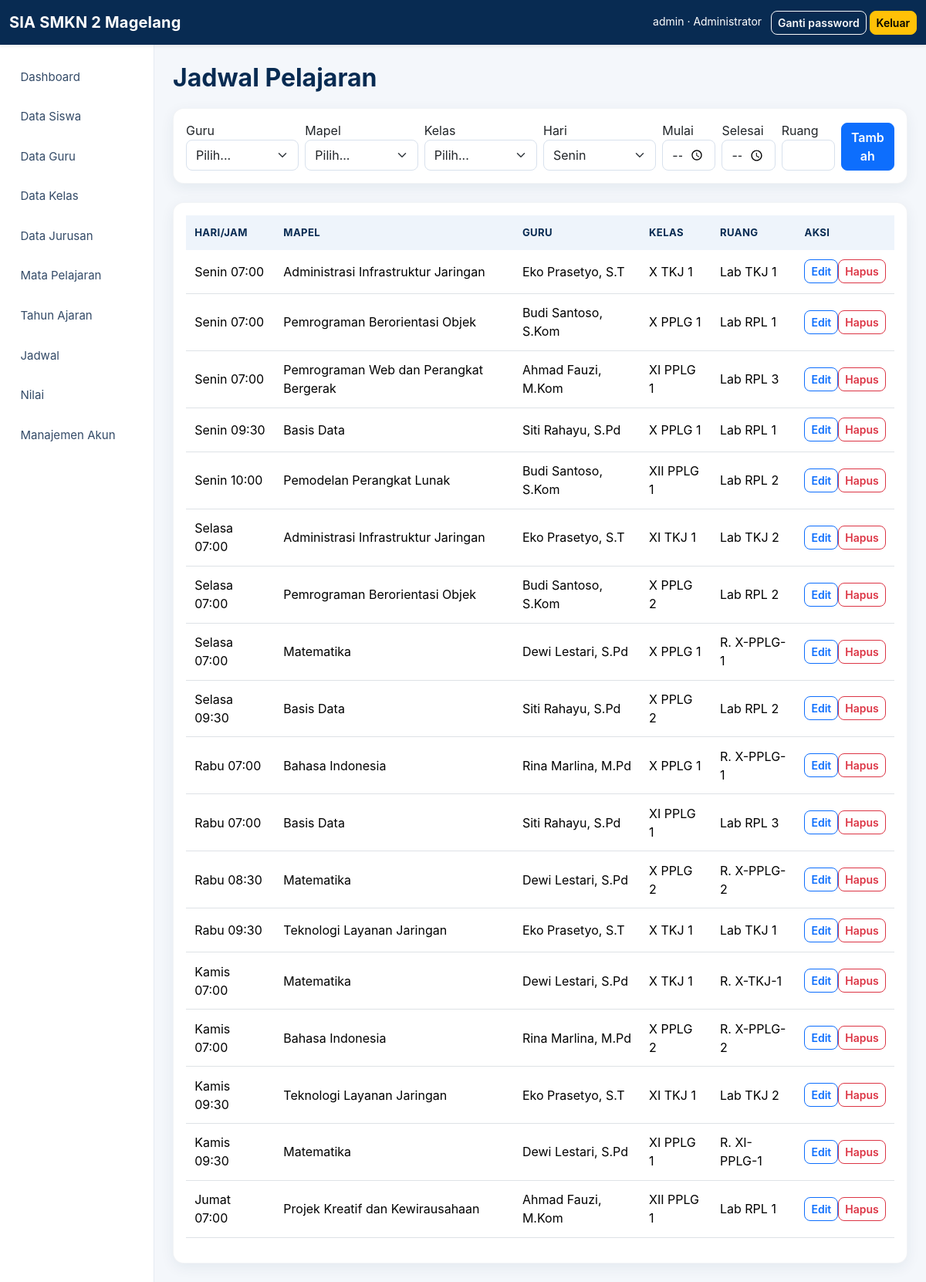
/admin/jadwal.php (signed in), run on the app's committed database.
### tables this page shows
CREATE TABLE `jadwal` (
  `id_jadwal` INT NOT NULL AUTO_INCREMENT,
  `id_guru` INT NOT NULL,
  `id_mapel` INT NOT NULL,
  `id_kelas` INT NOT NULL,
  `hari` ENUM('Senin','Selasa','Rabu','Kamis','Jumat') NOT NULL,
  `jam_mulai` TIME NOT NULL,
  `jam_selesai` TIME NOT NULL,
  `ruang` VARCHAR(20) DEFAULT NULL,
  PRIMARY KEY (`id_jadwal`),
  KEY `fk_jadwal_guru` (`id_guru`),
  KEY `fk_jadwal_mapel` (`id_mapel`),
  KEY `fk_jadwal_kelas` (`id_kelas`),
  CONSTRAINT `fk_jadwal_guru` FOREIGN KEY (`id_guru`) REFERENCES `guru` (`id_guru`) ON UPDATE CASCADE ON DELETE CASCADE,
  CONSTRAINT `fk_jadwal_mapel` FOREIGN KEY (`id_mapel`) REFERENCES `mata_pelajaran` (`id_mapel`) ON UPDATE CASCADE ON DELETE CASCADE,
  CONSTRAINT `fk_jadwal_kelas` FOREIGN KEY (`id_kelas`) REFERENCES `kelas` (`id_kelas`) ON UPDATE CASCADE ON DELETE CASCADE
);

CREATE TABLE `mata_pelajaran` (
  `id_mapel` INT NOT NULL AUTO_INCREMENT,
  `kode_mapel` VARCHAR(10) NOT NULL,
  `nama_mapel` VARCHAR(100) NOT NULL,
  `kelompok` ENUM('Muatan Nasional','Muatan Kewilayahan','Produktif') NOT NULL DEFAULT 'Produktif',
  `kkm` DECIMAL(5,2) NOT NULL DEFAULT 75.00,
  PRIMARY KEY (`id_mapel`),
  UNIQUE KEY `uq_kode_mapel` (`kode_mapel`)
);

CREATE TABLE `guru` (
  `id_guru` INT NOT NULL AUTO_INCREMENT,
  `nip` VARCHAR(20) NOT NULL,
  `nama_guru` VARCHAR(100) NOT NULL,
  `email` VARCHAR(100) DEFAULT NULL,
  `no_hp` VARCHAR(20) DEFAULT NULL,
  PRIMARY KEY (`id_guru`),
  UNIQUE KEY `uq_guru_nip` (`nip`)
);

CREATE TABLE `kelas` (
  `id_kelas` INT NOT NULL AUTO_INCREMENT,
  `nama_kelas` VARCHAR(20) NOT NULL,
  `tingkat` VARCHAR(5) NOT NULL,
  `id_jurusan` INT NOT NULL,
  PRIMARY KEY (`id_kelas`),
  KEY `fk_kelas_jurusan` (`id_jurusan`),
  CONSTRAINT `fk_kelas_jurusan` FOREIGN KEY (`id_jurusan`) REFERENCES `jurusan` (`id_jurusan`) ON UPDATE CASCADE ON DELETE RESTRICT
);

### config/config.php (called while the page is built, shortened)
<?php
function e(mixed $value): string { return htmlspecialchars((string)$value, ENT_QUOTES, 'UTF-8'); }

### admin/jadwal.php (the view, shortened to what this page needs)
<?php
require_once '../config/auth.php';require_role('admin');$pdo=db();$error='';$edit=null;
if(isset($_GET['edit'])){$q=$pdo->prepare('SELECT * FROM jadwal WHERE id_jadwal=?');$q->execute([(int)$_GET['edit']]);$edit=$q->fetch();}$teachers=$pdo->query('SELECT id_guru,nama_guru FROM guru ORDER BY nama_guru')->fetchAll();$maps=$pdo->query('SELECT id_mapel,nama_mapel FROM mata_pelajaran ORDER BY nama_mapel')->fetchAll();$classes=$pdo->query('SELECT id_kelas,nama_kelas FROM kelas ORDER BY nama_kelas')->fetchAll();$rows=$pdo->query('SELECT j.*,g.nama_guru,mp.nama_mapel,k.nama_kelas FROM jadwal j JOIN guru g ON g.id_guru=j.id_guru JOIN mata_pelajaran mp ON mp.id_mapel=j.id_mapel JOIN kelas k ON k.id_kelas=j.id_kelas ORDER BY FIELD(j.hari,"Senin","Selasa","Rabu","Kamis","Jumat"),j.jam_mulai')->fetchAll();$page_title='Jadwal Pelajaran';require '../includes/header.php';require '../includes/sidebar.php';require '../includes/flash.php';
?><h2>Jadwal Pelajaran</h2><?php if($error):?><div class="alert alert-danger"><?=e($error)?></div><?php endif;?><div class="card p-3 mb-4"><form method="post" class="row g-2 align-items-end"><?=csrf_field()?><input type="hidden" name="id_jadwal" value="<?=e($edit['id_jadwal']??'')?>"><div class="col-md-2"><label>Guru</label><select class="form-select" name="id_guru" required><option value="">Pilih...</option><?php foreach($teachers as $x):?><option value="<?=$x['id_guru']?>" <?=($edit['id_guru']??'')==$x['id_guru']?'selected':''?>><?=e($x['nama_guru'])?></option><?php endforeach;?></select></div><div class="col-md-2"><label>Mapel</label><select class="form-select" name="id_mapel" required><option value="">Pilih...</option><?php foreach($maps as $x):?><option value="<?=$x['id_mapel']?>" <?=($edit['id_mapel']??'')==$x['id_mapel']?'selected':''?>><?=e($x['nama_mapel'])?></option><?php endforeach;?></select></div><div class="col-md-2"><label>Kelas</label><select class="form-select" name="id_kelas" required><option value="">Pilih...</option><?php foreach($classes as $x):?><option value="<?=$x['id_kelas']?>" <?=($edit['id_kelas']??'')==$x['id_kelas']?'selected':''?>><?=e($x['nama_kelas'])?></option><?php endforeach;?></select></div><div class="col-md-2"><label>Hari</label><select class="form-select" name="hari"><?php foreach(['Senin','Selasa','Rabu','Kamis','Jumat'] as $day):?><option <?=($edit['hari']??'Senin')===$day?'selected':''?>><?=$day?></option><?php endforeach;?></select></div><div class="col-md-1"><label>Mulai</label><input class="form-control" type="time" name="jam_mulai" value="<?=e($edit['jam_mulai']??'')?>" required></div><div class="col-md-1"><label>Selesai</label><input class="form-control" type="time" name="jam_selesai" value="<?=e($edit['jam_selesai']??'')?>" required></div><div class="col-md-1"><label>Ruang</label><input class="form-control" name="ruang" value="<?=e($edit['ruang']??'')?>"></div><div class="col-md-1"><button class="btn btn-primary w-100"><?= $edit?'Ubah':'Tambah'?></button></div></form></div><div class="card p-3"><div class="table-responsive"><table class="table"><thead><tr><th>Hari/Jam</th><th>Mapel</th><th>Guru</th><th>Kelas</th><th>Ruang</th><th>Aksi</th></tr></thead><tbody><?php foreach($rows as $r):?><tr><td><?=e($r['hari'].' '.substr($r['jam_mulai'],0,5))?></td><td><?=e($r['nama_mapel'])?></td><td><?=e($r['nama_guru'])?></td><td><?=e($r['nama_kelas'])?></td><td><?=e($r['ruang']??'-')?></td><td class="text-nowrap"><a class="btn btn-sm btn-outline-primary" href="?edit=<?=$r['id_jadwal']?>">Edit</a><form method="post" class="d-inline" onsubmit="return confirm('Hapus jadwal ini?')"><?=csrf_field()?><input type="hidden" name="action" value="delete"><input type="hidden" name="id_jadwal" value="<?=$r['id_jadwal']?>"><button class="btn btn-sm btn-outline-danger">Hapus</button></form></td></tr><?php endforeach;?></tbody></table></div></div><?php require '../includes/footer.php';

### assets/css/app.css (style rules this page uses)
:root { --school-navy:#082b52;--school-blue:#0d6efd;--school-light:#f4f7fb;--school-muted:#718096;--school-border:#e5ebf3 }
* { box-sizing:border-box }
body { background:var(--school-light);color:#24344d;font-family:Inter,system-ui,-apple-system,"Segoe UI",sans-serif }
h1,h2,h3,h4,h5 { color:var(--school-navy);font-weight:700 }
h2 { margin-bottom:1.25rem }
.card { border:1px solid rgba(8,43,82,.05);border-radius:14px;box-shadow:0 5px 18px rgba(18,52,90,.07) }
.table { vertical-align:middle }
.table thead th { background:#eef4fb;border-bottom:0;color:var(--school-navy);font-size:.82rem;text-transform:uppercase;letter-spacing:.03em;white-space:nowrap }
.table>:not(caption)>*>* { padding:.78rem .7rem }
.form-control,.form-select { border-color:#d8e1ed;border-radius:8px;min-height:40px }
.btn { border-radius:8px;font-weight:600 }
.btn-primary { background:var(--school-blue) }

### data on the page
jadwal: hari+jam_mulai "Senin 07:00", id_mapel.nama_mapel "Administrasi Infrastruktur Jaringan", id_guru.nama_guru "Eko Prasetyo, S.T", id_kelas.nama_kelas "X TKJ 1", ruang "Lab TKJ 1"
jadwal: hari+jam_mulai "Senin 07:00", id_mapel.nama_mapel "Pemrograman Berorientasi Objek", id_guru.nama_guru "Budi Santoso, S.Kom", id_kelas.nama_kelas "X PPLG 1", ruang "Lab RPL 1"
jadwal: hari+jam_mulai "Senin 07:00", id_mapel.nama_mapel "Pemrograman Web dan Perangkat Bergerak", id_guru.nama_guru "Ahmad Fauzi, M.Kom", id_kelas.nama_kelas "XI PPLG 1", ruang "Lab RPL 3"
jadwal: hari+jam_mulai "Senin 09:30", id_mapel.nama_mapel "Basis Data", id_guru.nama_guru "Siti Rahayu, S.Pd", id_kelas.nama_kelas "X PPLG 1", ruang "Lab RPL 1"
jadwal: hari+jam_mulai "Senin 10:00", id_mapel.nama_mapel "Pemodelan Perangkat Lunak", id_guru.nama_guru "Budi Santoso, S.Kom", id_kelas.nama_kelas "XII PPLG 1", ruang "Lab RPL 2"
jadwal: hari+jam_mulai "Selasa 07:00", id_mapel.nama_mapel "Administrasi Infrastruktur Jaringan", id_guru.nama_guru "Eko Prasetyo, S.T", id_kelas.nama_kelas "XI TKJ 1", ruang "Lab TKJ 2"
jadwal: hari+jam_mulai "Selasa 07:00", id_mapel.nama_mapel "Pemrograman Berorientasi Objek", id_guru.nama_guru "Budi Santoso, S.Kom", id_kelas.nama_kelas "X PPLG 2", ruang "Lab RPL 2"
jadwal: hari+jam_mulai "Selasa 07:00", id_mapel.nama_mapel "Matematika", id_guru.nama_guru "Dewi Lestari, S.Pd", id_kelas.nama_kelas "X PPLG 1", ruang "R. X-PPLG-1"
jadwal: hari+jam_mulai "Selasa 09:30", id_mapel.nama_mapel "Basis Data", id_guru.nama_guru "Siti Rahayu, S.Pd", id_kelas.nama_kelas "X PPLG 2", ruang "Lab RPL 2"
jadwal: hari+jam_mulai "Rabu 07:00", id_mapel.nama_mapel "Bahasa Indonesia", id_guru.nama_guru "Rina Marlina, M.Pd", id_kelas.nama_kelas "X PPLG 1", ruang "R. X-PPLG-1"
jadwal: hari+jam_mulai "Rabu 07:00", id_mapel.nama_mapel "Basis Data", id_guru.nama_guru "Siti Rahayu, S.Pd", id_kelas.nama_kelas "XI PPLG 1", ruang "Lab RPL 3"
jadwal: hari+jam_mulai "Rabu 08:30", id_mapel.nama_mapel "Matematika", id_guru.nama_guru "Dewi Lestari, S.Pd", id_kelas.nama_kelas "X PPLG 2", ruang "R. X-PPLG-2"
jadwal: hari+jam_mulai "Rabu 09:30", id_mapel.nama_mapel "Teknologi Layanan Jaringan", id_guru.nama_guru "Eko Prasetyo, S.T", id_kelas.nama_kelas "X TKJ 1", ruang "Lab TKJ 1"
jadwal: hari+jam_mulai "Kamis 07:00", id_mapel.nama_mapel "Matematika", id_guru.nama_guru "Dewi Lestari, S.Pd", id_kelas.nama_kelas "X TKJ 1", ruang "R. X-TKJ-1"
jadwal: hari+jam_mulai "Kamis 07:00", id_mapel.nama_mapel "Bahasa Indonesia", id_guru.nama_guru "Rina Marlina, M.Pd", id_kelas.nama_kelas "X PPLG 2", ruang "R. X-PPLG-2"
jadwal: hari+jam_mulai "Kamis 09:30", id_mapel.nama_mapel "Teknologi Layanan Jaringan", id_guru.nama_guru "Eko Prasetyo, S.T", id_kelas.nama_kelas "XI TKJ 1", ruang "Lab TKJ 2"
jadwal: hari+jam_mulai "Kamis 09:30", id_mapel.nama_mapel "Matematika", id_guru.nama_guru "Dewi Lestari, S.Pd", id_kelas.nama_kelas "XI PPLG 1", ruang "R. XI-PPLG-1"
jadwal: hari+jam_mulai "Jumat 07:00", id_mapel.nama_mapel "Projek Kreatif dan Kewirausahaan", id_guru.nama_guru "Ahmad Fauzi, M.Kom", id_kelas.nama_kelas "XII PPLG 1", ruang "Lab RPL 1"

### other printed values
current_user()['username'] "admin"
role_label(current_user()['role']) "Administrator"
form field hari "Senin"
